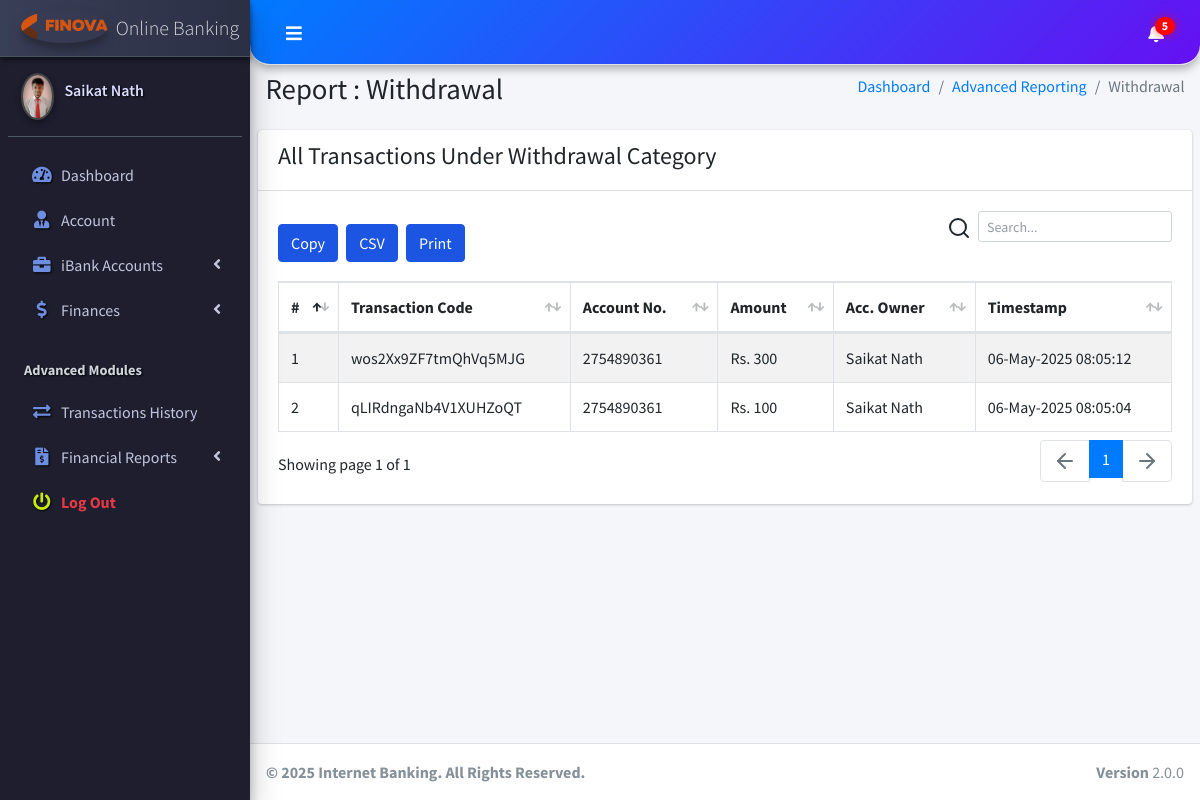
/client/pages_financial_reporting_withdrawals.php (signed in), run on the app's committed database.
### tables this page shows
CREATE TABLE `ib_systemsettings` (
  `id` int(20) NOT NULL,
  `sys_name` longtext NOT NULL,
  `sys_tagline` longtext NOT NULL,
  `sys_logo` varchar(200) NOT NULL
);

CREATE TABLE `ib_clients` (
  `client_id` int(11) NOT NULL,
  `name` varchar(200) NOT NULL,
  `national_id` varchar(200) NOT NULL,
  `phone` varchar(200) NOT NULL,
  `address` varchar(200) NOT NULL,
  `email` varchar(200) NOT NULL,
  `password` varchar(200) NOT NULL,
  `profile_pic` varchar(200) NOT NULL,
  `client_number` varchar(200) NOT NULL
);

CREATE TABLE `ib_transactions` (
  `tr_id` int(20) NOT NULL,
  `tr_code` varchar(200) NOT NULL,
  `account_id` varchar(200) NOT NULL,
  `acc_name` varchar(200) NOT NULL,
  `account_number` varchar(200) NOT NULL,
  `acc_type` varchar(200) NOT NULL,
  `acc_amount` varchar(200) NOT NULL,
  `tr_type` varchar(200) NOT NULL,
  `tr_status` varchar(200) NOT NULL,
  `client_id` varchar(200) NOT NULL,
  `client_name` varchar(200) NOT NULL,
  `client_national_id` varchar(200) NOT NULL,
  `transaction_amt` varchar(200) NOT NULL,
  `client_phone` varchar(200) NOT NULL,
  `receiving_acc_no` varchar(200) NOT NULL,
  `created_at` timestamp(6) NOT NULL DEFAULT current_timestamp(6) ON UPDATE current_timestamp(6),
  `receiving_acc_name` varchar(200) NOT NULL,
  `receiving_acc_holder` varchar(200) NOT NULL,
  `staff_id` varchar(100) DEFAULT NULL,
  `staff_name` varchar(200) DEFAULT NULL,
  `admin_id` int(11) DEFAULT NULL
);

### client/pages_financial_reporting_withdrawals.php (the view, shortened to what this page needs)
<!DOCTYPE html>
<html>
<?php include("dist/_partials/head.php"); ?>
<body class="hold-transition sidebar-mini layout-fixed layout-navbar-fixed">
  <div class="wrapper">
    <?php include("dist/_partials/nav.php"); ?>
    <?php include("dist/_partials/sidebar.php"); ?>
    <div class="content-wrapper">
      <section class="content-header">
        <div class="container-fluid">
          <div class="row mb-2">
            <div class="col-sm-6">
              <h1>Report : Withdrawal</h1>
            </div>
            <div class="col-sm-6">
              <ol class="breadcrumb float-sm-right">
                <li class="breadcrumb-item"><a href="pages_dashboard.php">Dashboard</a></li>
                <li class="breadcrumb-item"><a href="pages_financial_reporting_withdrawals.php">Advanced Reporting</a></li>
                <li class="breadcrumb-item active">Withdrawal</li>
              </ol>
            </div>
          </div>
        </div>
      </section>
      <section class="content">
        <div class="row">
          <div class="col-12">
            <div class="card">
              <div class="card-header">
                <h4>All Transactions Under Withdrawal Category</h4>
              </div>
              <div class="card-body">
                <table id="export" class="table table-bordered table-hover table-striped">
                  <thead>
                    <tr>
                      <th>#</th>
                      <th>Transaction Code</th>
                      <th>Account No.</th>
                      <th>Amount</th>
                      <th>Acc. Owner</th>
                      <th>Timestamp</th>
                    </tr>
                  </thead>
                  <tbody>
                    <?php
                    $client_id = $_SESSION['client_id'];
                    $ret = "SELECT * FROM  iB_Transactions  WHERE tr_type = 'Withdrawal' AND client_id = ? ";
                    $stmt = $mysqli->prepare($ret);
                    $stmt->bind_param('i', $client_id);
                    $stmt->execute();
                    $res = $stmt->get_result();
                    $cnt = 1;
                    while ($row = $res->fetch_object()) {
                      $transTstamp = $row->created_at;
                    ?>
                      <tr>
                        <td><?php echo $cnt; ?></td>
                        <td><?php echo $row->tr_code; ?></a></td>
                        <td><?php echo $row->account_number; ?></td>
                        <td>Rs. <?php echo $row->transaction_amt; ?></td>
                        <td><?php echo $row->client_name; ?></td>
                        <td><?php echo date("d-M-Y h:m:s ", strtotime($transTstamp)); ?></td>
                      </tr>
                    <?php $cnt = $cnt + 1;
                    } ?>
                </table>
              </div>
            </div>
          </div>
        </div>
      </section>
    </div>
    <?php include("dist/_partials/footer.php"); ?>
  </div>
</body>
</html>

### client/dist/_partials/sidebar.php (shortened to what this page needs)
<aside class="main-sidebar sidebar-dark-primary elevation-4">
  <?php
$client_id = $_SESSION['client_id'];
  $ret = "SELECT * FROM  iB_clients  WHERE client_id = ? ";
  $stmt = $mysqli->prepare($ret);
  $stmt->bind_param('i', $client_id);
  $stmt->execute();
  $res = $stmt->get_result();
  while ($row = $res->fetch_object()) {
    $acc_status = 'Pending';
    $acc_qry = "SELECT acc_status FROM iB_bankAccounts WHERE client_id = ? LIMIT 1";
    $acc_stmt = $mysqli->prepare($acc_qry);
    $acc_stmt->bind_param('i', $client_id);
    $acc_stmt->execute();
    $acc_stmt->bind_result($acc_status);
    if ($row->profile_pic == '') {
      $profile_picture = "<img src='../admin/dist/img/user_icon.png' class=' elevation-2' alt='User Image'>
                ";
    } else {
      $profile_picture = "<img src='../admin/dist/img/$row->profile_pic' class='elevation-2' alt='User Image'>
                ";
    }
    $ret = "SELECT * FROM `iB_SystemSettings` ";
    $stmt = $mysqli->prepare($ret);
    $stmt->execute();
    $res = $stmt->get_result();
    while ($sys = $res->fetch_object()) {
  ?>
      <a href="pages_dashboard.php" class="brand-link">
        <img src="../admin/dist/img/<?php echo $sys->sys_logo;?>" alt="iBanking Logo" class="brand-image img-circle elevation-3" style="opacity: .8">
        <span class="brand-text font-weight-light"><?php echo $sys->sys_name;?></span>
      </a>
      <div class="sidebar">
        <div class="user-panel mt-3 pb-3 mb-3 d-flex">
          <div class="image">
            <?php echo $profile_picture; ?>
          </div>
          <div class="info">
            <a href="pages_dashboard.php" class="d-block"><?php echo $row->name; ?></a>
          </div>
        </div>
        <nav class="mt-2">
          <ul class="nav nav-pills nav-sidebar flex-column" data-widget="treeview" role="menu" data-accordion="false">
            <li class="nav-item has-treeview">
              <a href="pages_dashboard.php" class="nav-link">
                <i class="nav-icon fas fa-tachometer-alt"></i>
                <p>
                  Dashboard
                </p>
              </a>
            </li>
            <li class="nav-item">
              <a href="pages_account.php" class="nav-link">
                <i class="nav-icon fas fa-user-tie"></i>
                <p>
                  Account
                </p>
              </a>
            </li>
            <li class="nav-item has-treeview">
              <a href="#" class="nav-link">
                <i class="nav-icon fas fa-briefcase"></i>
                <p>
                  iBank Accounts
                  <i class="fas fa-angle-left right"></i>
                </p>
              </a>
            </li>
            <li class="nav-item has-treeview">
              <a href="#" class="nav-link <?php echo ($acc_status == 'Approved') ? '' : 'disabled-link'; ?>">
                <i class="nav-icon fas fa-dollar-sign"></i>
                <p>Finances<i class="fas fa-angle-left right"></i></p>
              </a>
            </li>
                       <li class="nav-header">Advanced Modules</li>
            <li class="nav-item">
              <a href="pages_transactions_engine.php" class="nav-link <?php echo ($acc_status == 'Approved') ? '' : 'disabled-link'; ?>">
                <i class="nav-icon fas fa-exchange-alt"></i>
                <p>Transactions History</p>
              </a>
            </li>
            <li class="nav-item has-treeview">
              <a href="#" class="nav-link <?php echo ($acc_status == 'Approved') ? '' : 'disabled-link'; ?>">
                <i class="nav-icon fas fa-file-invoice-dollar"></i>
                <p>Financial Reports<i class="fas fa-angle-left right"></i></p>
              </a>
            </li>
<li class="nav-item">
  <a href="pages_logout.php" class="nav-link" style="color: #e63946;">
    <i class="nav-icon fas fa-power-off" style="color: #c8eb0c !important;"></i>
    <p style="color: #e63946; font-weight: bold;">
      Log Out
    </p>
  </a>
</li>
          </ul>
        </nav>
      </div>
</aside>
<?php
    }
  } ?>

### client/dist/_partials/footer.php
<?php
$ret = "SELECT * FROM `iB_SystemSettings` ";
$stmt = $mysqli->prepare($ret);
$stmt->execute();
$res = $stmt->get_result();
while ($sys = $res->fetch_object()) {
?>
  <footer class="main-footer">
    <strong>&copy;
      2025 Internet Banking. All Rights Reserved.</strong>
    <div class="float-right d-none d-sm-inline-block">
      <b>Version</b> 2.0.0
    </div>
  </footer>
<?php } ?>

### client/dist/_partials/sidebar.php (style rules this page uses)
.main-sidebar { background: #1e1e2f; box-shadow: inset -3px -3px 7px #2c2c3e, inset 3px 3px 7px #0e0e1a; }
.main-sidebar .brand-link { background: linear-gradient(to right, #3a3f58, #2b2f44); box-shadow: 0 3px 5px rgba(0, 0, 0, 0.5); }
.main-sidebar .nav-link { transition: all 0.3s ease; border-radius: 10px; margin: 2px 5px; color: #c2c6dc !important; }
.nav-icon { color: #6d8ddf !important; text-shadow: 1px 1px 2px #000; }
.nav-header { color: #888ca9; font-weight: bold; padding-left: 15px; text-shadow: 1px 1px 2px #000; }
.user-panel .image img { border: 2px solid #444; box-shadow: 0 0 10px rgba(255, 255, 255, 0.1); border-radius: 50%; }
.user-panel .info a { color: #d9dcff; font-weight: 600; text-shadow: 1px 1px 2px #000; }

### data on the page
ib_clients: name "Saikat Nath"
ib_systemsettings: sys_logo (picture), sys_name "Online Banking", ib_clients.profile_pic (picture)
ib_transactions: tr_code "wos2Xx9ZF7tmQhVq5MJG", account_number "2754890361", transaction_amt "300", client_name "Saikat Nath", created_at "06-May-2025 08:05:12"
ib_transactions: tr_code "qLIRdngaNb4V1XUHZoQT", account_number "2754890361", transaction_amt "100", client_name "Saikat Nath", created_at "06-May-2025 08:05:04"
